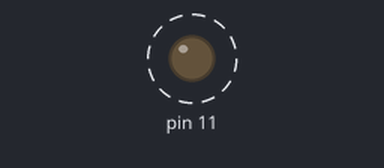
This program was run on a simulated Raspberry Pi (header pin numbers). Parts: output pins drawn as LEDs (lit = HIGH). Dashed ring = blinking.

Above: at 0.5 s.
Timing chart, 0 to 4.6 s (numbered marks = the images above):
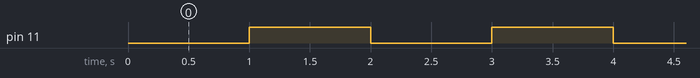

Measured:
- by itself, pin 11: alternates HIGH for 1.0 s and LOW for 1.0 s

The program:

1-1_blinkpin11.py
```python
#by eng ali gamal
import time
import RPi.GPIO as GPIO

GPIO.setmode(GPIO.BOARD)
GPIO.setup(11, GPIO.OUT)

while True:
        GPIO.output(11,0)
        time.sleep(1)
        GPIO.output(11,1)
        time.sleep(1)
```
